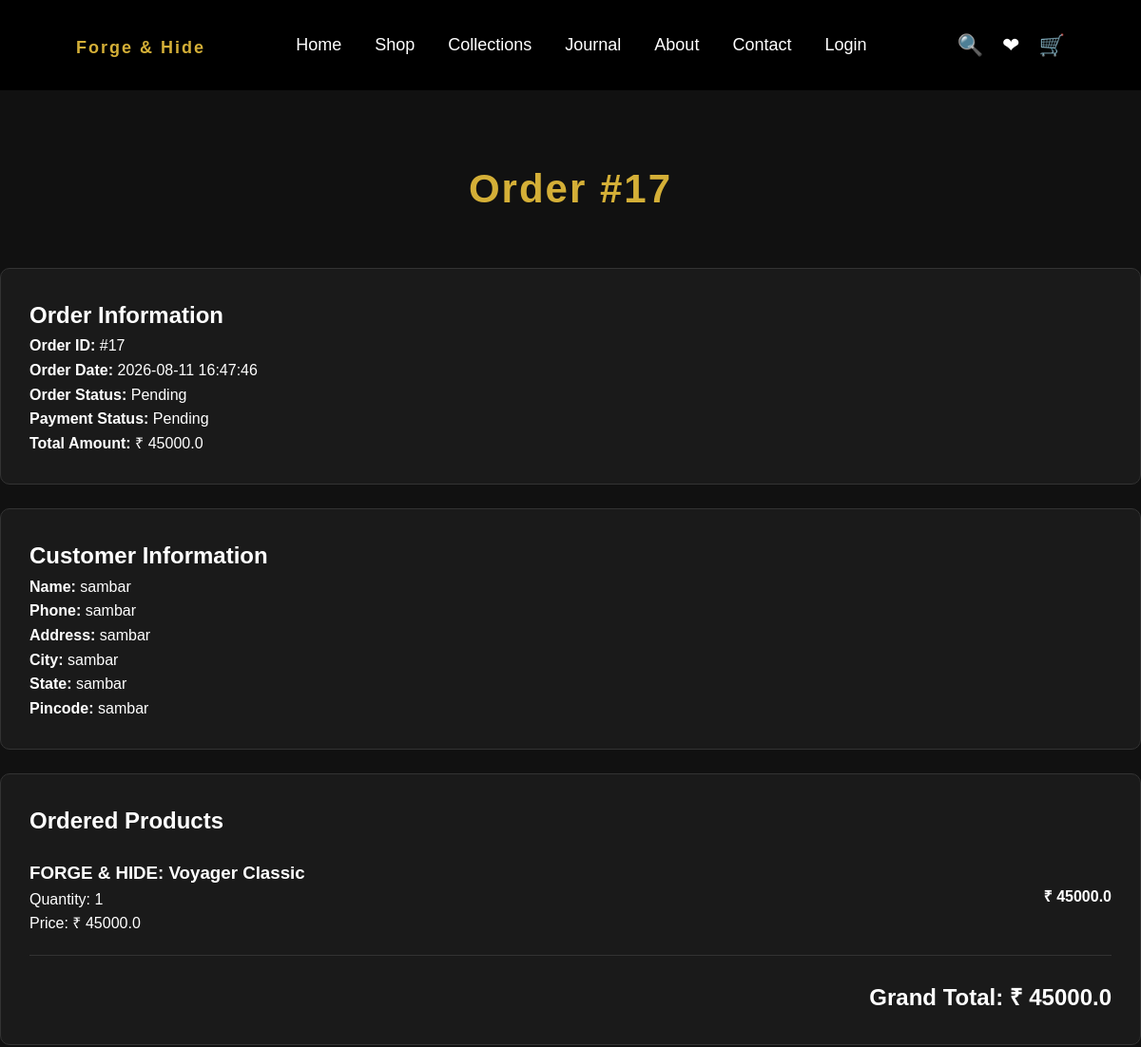
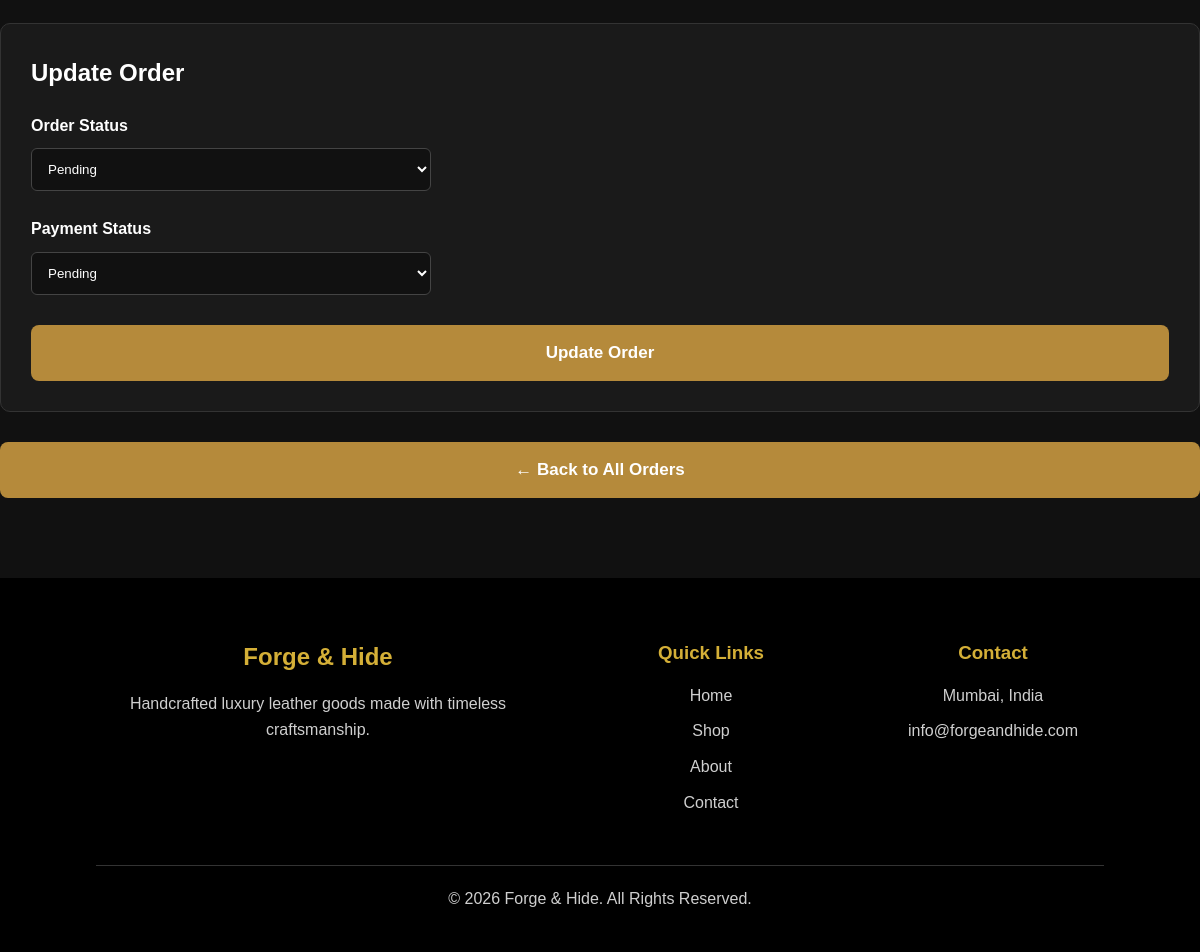
/admin/orders/17 (signed in), run on the app's committed database (2 pictures, top to bottom).
### models.py (models this page shows, shortened)
class Order(db.Model):
    __tablename__ = "orders"
    id = db.Column(
        db.Integer,
        primary_key=True
    )
    customer_id = db.Column(
        db.Integer,
        db.ForeignKey("customers.id"),
        nullable=False
    )
    total_amount = db.Column(
        db.Float,
        nullable=False,
        default=0
    )
    status = db.Column(
        db.String(50),
        default="Pending"
    )
    payment_status = db.Column(
        db.String(50),
        default="Pending"
    )
    stock_restored = db.Column(
    db.Boolean,
    default=False,
    nullable=True
    )
    shipping_name = db.Column(
        db.String(200),
        nullable=False
    )
    shipping_phone = db.Column(
        db.String(30),
        nullable=False
    )
    shipping_address = db.Column(
        db.Text,
        nullable=False
    )
    city = db.Column(
        db.String(100),
        nullable=False
    )
    state = db.Column(
        db.String(100),
        nullable=False
    )
    pincode = db.Column(
        db.String(20),
        nullable=False
    )
    created_at = db.Column(
        db.DateTime,
        server_default=func.now()
    )
    customer = db.relationship(
        "Customer",
        backref="orders"
    )
    items = db.relationship(
        "OrderItem",
        back_populates="order",
        cascade="all, delete-orphan"
    )

class OrderItem(db.Model):
    __tablename__ = "order_items"
    id = db.Column(
        db.Integer,
        primary_key=True
    )
    order_id = db.Column(
        db.Integer,
        db.ForeignKey("orders.id"),
        nullable=False
    )
    product_id = db.Column(
        db.Integer,
        db.ForeignKey("products.id"),
        nullable=False
    )
    quantity = db.Column(
        db.Integer,
        nullable=False,
        default=1
    )
    price = db.Column(
        db.Float,
        nullable=False
    )
    order = db.relationship(
        "Order",
        back_populates="items"
    )
    product = db.relationship(
        "Product"
    )

class Product(db.Model):
    __tablename__ = "products"
    id = db.Column(db.Integer, primary_key=True)
    category_id = db.Column(
        db.Integer,
        db.ForeignKey("categories.id", name="fk_product_category"),
        nullable=True
    )
    category = db.relationship(
        "Category",
        back_populates="products"
    )
    name = db.Column(db.String(200), nullable=False)
    slug = db.Column(db.String(200), unique=True, nullable=False)
    description = db.Column(db.Text)
    short_description = db.Column(db.String(500))
    long_description = db.Column(db.Text)
    leather_type = db.Column(db.String(150))
    hardware = db.Column(db.String(150))
    lining = db.Column(db.String(150))
    dimensions = db.Column(db.String(150))
    weight = db.Column(db.String(100))
    made_in = db.Column(db.String(100))
    warranty = db.Column(db.String(100))
    care = db.Column(db.Text)
    is_bestseller = db.Column(db.Boolean, default=False)
    price = db.Column(db.Float, nullable=False)
    stock = db.Column(db.Integer, default=0)
    image = db.Column(db.String(300))
    is_featured = db.Column(db.Boolean, default=False)
    created_at = db.Column(
        db.DateTime,
        server_default=func.now()
    )

### app.py (the view)
@app.route("/admin/orders/<int:order_id>")
@admin_required
def admin_order_details(order_id):
    if not isinstance(current_user, Admin):
        return redirect(url_for("home"))
    order = Order.query.get_or_404(order_id)
    return render_template(
        "admin_order_details.html",
        order=order
    )

### app.py (called while the page is built)
def admin_required(f):
    @wraps(f)
    def decorated_function(*args, **kwargs):
        print(
    "ADMIN CHECK:",
    current_user.is_authenticated,
    type(current_user).__name__,
    session.get("customer_id")
)
        if not current_user.is_authenticated:
            return redirect(url_for("admin_login"))
        if not isinstance(current_user, Admin):
            return redirect(url_for("home"))
        return f(*args, **kwargs)
    return decorated_function

@app.context_processor
def inject_cart_count():
    cart_count = 0
    if current_user.is_authenticated:
        cart_items = Cart.query.filter_by(
            customer_id=current_user.id
        ).all()
        for item in cart_items:
            cart_count += item.quantity
    return {
        "cart_count": cart_count
    }

@login_manager.user_loader
def load_user(user_id):
    return db.session.get(Admin, int(user_id))

@app.after_request
def add_no_cache_headers(response):
    response.headers["Cache-Control"] = "no-store, no-cache, must-revalidate, max-age=0"
    response.headers["Pragma"] = "no-cache"
    response.headers["Expires"] = "0"
    return response

### templates/admin_order_details.html (shortened to what this page needs)
{% extends "base.html" %}
{% block content %}
<h1 class="section-title">
    Order #{{ order.id }}
</h1>
<div style="
    background:#1a1a1a;
    padding:30px;
    border-radius:10px;
    border:1px solid #333;
    margin-top:30px;
">
    <h2>
        Order Information
    </h2>
    <p>
        <strong>Order ID:</strong>
        #{{ order.id }}
    </p>
    <p>
        <strong>Order Date:</strong>
        {{ order.created_at }}
    </p>
    <p>
        <strong>Order Status:</strong>
        {{ order.status }}
    </p>
    <p>
        <strong>Payment Status:</strong>
        {{ order.payment_status }}
    </p>
    <p>
        <strong>Total Amount:</strong>
        ₹ {{ order.total_amount }}
    </p>
</div>
<div style="
    background:#1a1a1a;
    padding:30px;
    border-radius:10px;
    border:1px solid #333;
    margin-top:25px;
">
    <h2>
        Customer Information
    </h2>
    <p>
        <strong>Name:</strong>
        {{ order.shipping_name }}
    </p>
    <p>
        <strong>Phone:</strong>
        {{ order.shipping_phone }}
    </p>
    <p>
        <strong>Address:</strong>
        {{ order.shipping_address }}
    </p>
    <p>
        <strong>City:</strong>
        {{ order.city }}
    </p>
    <p>
        <strong>State:</strong>
        {{ order.state }}
    </p>
    <p>
        <strong>Pincode:</strong>
        {{ order.pincode }}
    </p>
</div>
<div style="
    background:#1a1a1a;
    padding:30px;
    border-radius:10px;
    border:1px solid #333;
    margin-top:25px;
">
    <h2>
        Ordered Products
    </h2>
    {% if order.items %}
        {% for item in order.items %}
            <div style="
                display:flex;
                justify-content:space-between;
                align-items:center;
                padding:20px 0;
                border-bottom:1px solid #333;
            ">
                <div>
                    <h3>
                        {{ item.product.name }}
                    </h3>
                    <p>
                        Quantity:
                        {{ item.quantity }}
                    </p>
                    <p>
                        Price:
                        ₹ {{ item.price }}
                    </p>
                </div>
                <div>
                    <strong>
                        ₹ {{ item.price * item.quantity }}
                    </strong>
                </div>
            </div>
        {% endfor %}
    {% else %}
        <p>
            No products found for this order.
        </p>
    {% endif %}
    <div style="
        text-align:right;
        margin-top:25px;
    ">
        <h2>
            Grand Total:
            ₹ {{ order.total_amount }}
        </h2>
    </div>
</div>
<div style="
    background:#1a1a1a;
    padding:30px;
    border-radius:10px;
    border:1px solid #333;
    margin-top:25px;
">
    <h2>
        Update Order
    </h2>
    <form
        method="POST"
        action="{{ url_for('admin_update_order', order_id=order.id) }}"
    >
        <div style="margin-top:20px;">
            <label>
                <strong>Order Status</strong>
            </label>
            <br>
            <select
                name="status"
                style="
                    margin-top:10px;
                    padding:12px;
                    width:100%;
                    max-width:400px;
                    background:#111;
                    color:white;
                    border:1px solid #444;
                    border-radius:6px;
                "
            >
                <option
                    value="Pending"
                    {% if order.status == "Pending" %}selected{% endif %}
                >
                    Pending
                </option>
            </select>
        </div>
        <div style="margin-top:25px;">
            <label>
                <strong>Payment Status</strong>
            </label>
            <br>
            <select
                name="payment_status"
                style="
                    margin-top:10px;
                    padding:12px;
                    width:100%;
                    max-width:400px;
                    background:#111;
                    color:white;
                    border:1px solid #444;
                    border-radius:6px;
                "
            >
                <option
                    value="Pending"
                    {% if order.payment_status == "Pending" %}selected{% endif %}
                >
                    Pending
                </option>
            </select>
        </div>
        <div style="margin-top:30px;">
            <button
                type="submit"
                class="hero-button"
            >
                Update Order
            </button>
        </div>
    </form>
</div>
<div style="margin-top:30px;">
    <a
        href="{{ url_for('admin_orders') }}"
        style="text-decoration:none;"
    >
        <button
            type="button"
            class="hero-button"
        >
            ← Back to All Orders
        </button>
    </a>
</div>
{% endblock %}

### static/css/style.css (style rules this page uses)
* { margin:0; padding:0; box-sizing:border-box; }
body { font-family:Arial, Helvetica, sans-serif; background:#111; color:#fff; line-height:1.6; }
.section-title { text-align:center; font-size:42px; color:#d4af37; margin-top:70px; margin-bottom:50px; letter-spacing:2px; }
.hero-button { width:100%; padding:12px; background:#d4af37; border:none; border-radius:6px; font-size:16px; font-weight:bold; cursor:pointer; transition:.3s; }
.section-title { text-align:center; color:#d4af37; font-size:42px; margin-bottom:50px; }
.hero-button { padding:18px 42px; background:#b58a3b; color:#fff; border:none; border-radius:8px; font-size:17px; font-weight:600; cursor:pointer; transition:.3s; }

### data on the page
Order: id "17", created_at "2026-08-11 16:47:46", status "Pending", payment_status "Pending", total_amount "45000.0", shipping_name "sambar", shipping_phone "sambar", shipping_address "sambar", city "sambar", state "sambar", pincode "sambar"
OrderItem: product.name "FORGE & HIDE: Voyager Classic", quantity "1", price "45000.0", item.price*item.quantity "45000.0"
